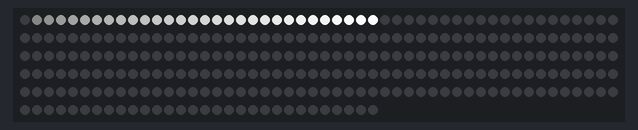
Bench run of a sketch on a simulated Arduino Uno, built with avr-gcc and run on an emulated ATmega328P. On the bench: 280 RGB LEDs in strip order, left to right, continuing on the next row. What the sketch prints to the serial monitor is not drawn.

Above: at 0.17 s.
At 2.22 s:
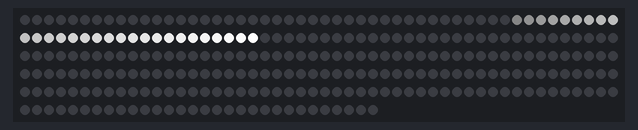
At 3.93 s:
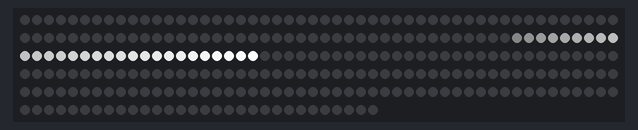
At 6.01 s:
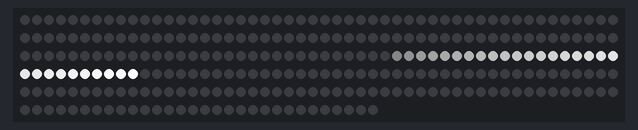
At 8.09 s:
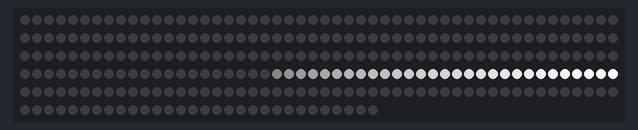
At 10.54 s:
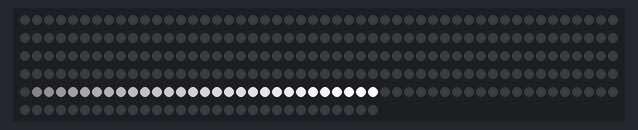

The sketch:

PENDULUM_ASCEND.ino
```cpp
#include <FastLED.h>

// ========== 根据你的实际情况修改 ========== //
#define LED_PIN     6           // 输出到灯带的数据引脚
#define TOTAL_LED_COUNT    280     // 你的灯带总数
// =========================================== //

// 创建 LED 数组
CRGB leds[TOTAL_LED_COUNT];

// 用来控制“普通上升”的核心参数
struct AscendParams {
  uint8_t maxBrightness;  // 头部(大索引)的最大亮度
  uint8_t speedDelay;     // 条带移动时的延时(毫秒)，数值越小移动越快
  int     stripLen;       // 条带长度 (30)
};

AscendParams normalAscendCfg = {
  255, // maxBrightness (头最亮)
  20,  // speedDelay
  30   // stripLen
};

// 函数声明
void movePos(int startPos, int endPos, int step, const AscendParams &params);
void drawAscendFrame(int pos, const AscendParams &params);

void setup() {
  Serial.begin(115200);
  Serial.println("==== Move +50, -10 repeatedly until top ====");

  // 初始化 FastLED
  FastLED.addLeds<WS2812, LED_PIN, GRB>(leds, TOTAL_LED_COUNT);
  // 全局亮度可设 0~255
  FastLED.setBrightness(255);

  // 清空灯带
  fill_solid(leds, TOTAL_LED_COUNT, CRGB::Black);
  FastLED.show();
}

void loop() {
  // 一次演示：条带从0开始，每次 +50, -10，直到最顶
  int topLimit = TOTAL_LED_COUNT - normalAscendCfg.stripLen; // 280-30=250
  int pos = 0;

  while(pos < topLimit) {
    // (1) 往前走 50
    int forwardTarget = pos + 50;
    // 如果超出顶端，就只走到顶
    if (forwardTarget > topLimit) {
      forwardTarget = topLimit;
    }
    // 移动
    movePos(pos, forwardTarget, +1, normalAscendCfg);
    pos = forwardTarget;

    // 如果已经到顶了，退出循环
    if (pos >= topLimit) {
      break;
    }

    // (2) 往回走 10
    int backwardTarget = pos - 10;
    // 正常来说不会小于0，但如果要保护，可加 max
    if (backwardTarget < 0) {
      backwardTarget = 0;
    }
    movePos(pos, backwardTarget, -1, normalAscendCfg);
    pos = backwardTarget;
  }

  // 到达顶端后清空
  fill_solid(leds, TOTAL_LED_COUNT, CRGB::Black);
  FastLED.show();
  delay(2000);

  // 如果你想反复来回，可在此处再把 pos=0 重置，或者写其他逻辑，让它不断循环
}

/**
 * @brief 从 startPos 移动到 endPos，每步 step=+1(上升) 或 step=-1(下降)，
 *        每一步都绘制条带并延时
 */
void movePos(int startPos, int endPos, int step, const AscendParams &params) {
  if (step > 0) {
    // 向上移动
    for (int p = startPos; p <= endPos; p++) {
      drawAscendFrame(p, params);
      FastLED.show();
      delay(params.speedDelay);
    }
  } else {
    // 向下移动
    for (int p = startPos; p >= endPos; p--) {
      drawAscendFrame(p, params);
      FastLED.show();
      delay(params.speedDelay);
    }
  }
}

/**
 * @brief 将灯带清空，然后在 [pos, pos+stripLen-1] 画一个“尾部暗、头部亮”的条带
 *        i=0 → ratio=0 → 最暗, i=stripLen-1 → ratio=1 → 最亮
 */
void drawAscendFrame(int pos, const AscendParams &params) {
  // 清空
  fill_solid(leds, TOTAL_LED_COUNT, CRGB::Black);

  // 绘制尾暗头亮
  for (int i = 0; i < params.stripLen; i++) {
    int ledIndex = pos + i;
    if (ledIndex < 0 || ledIndex >= TOTAL_LED_COUNT) continue;

    // i=0 → ratio=0 → 最暗； i=stripLen-1 → ratio=1 → 最亮
    float ratio = float(i) / float(params.stripLen - 1);
    uint8_t pixelBrightness = uint8_t(params.maxBrightness * ratio);

    // 固定白色，也可改成别的颜色
    leds[ledIndex] = CRGB::White;
    // 再做亮度缩放
    leds[ledIndex].nscale8(pixelBrightness);
  }
}
```

Measured:
- by itself, everything shown: repeats every 14.1 s, in 47 steps
